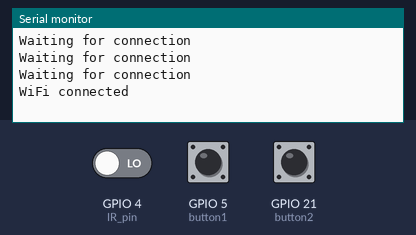
Recording of a sketch running on a simulated ESP32. On the bench: the last lines printed to the serial monitor. The inputs (shaded band) are chosen by the test bench; at power-on: GPIO 4 (IR_pin) LOW, GPIO 5 (button1) LOW, GPIO 21 (button2) LOW. WiFi joins after 1.5 s; servers stay silent unless stated; no MQTT or app messages arrive unless stated.

Above: at 2.7 s.
2.8 s: GPIO 4 (IR_pin) driven HIGH
At 3.6 s:
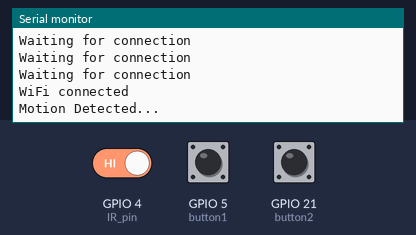
5.3 s: GPIO 5 (button1) pulled HIGH for 1 s
At 7.1 s:
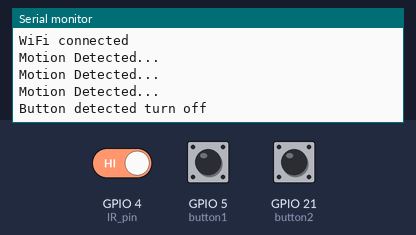

Measured:
- after the input at 2.8 s, the serial monitor: prints a new line at once (image 1)
- after the input at 5.3 s, the serial monitor: prints a new line after 0.50 s (image 2)

The sketch:

Motion_detector.ino
```cpp
#include <WiFi.h> //Wifi library
#include "esp_wpa2.h" //wpa2 library for connections to Enterprise networks
#include <ArduinoMqttClient.h>
const char broker[] = "eduoracle.ugavel.com";
int        port     = 1883;

#define EAP_ANONYMOUS_IDENTITY ""
#define EAP_IDENTITY "tvs60497@uga.edu"
#define EAP_PASSWORD "Bolt050902" //password for eduroam account
#define WPA_PASSWORD "" //password for home wifi
#define USE_EAP
//SSID NAME
#ifdef USE_EAP
  const char* ssid = "eduroam"; // eduroam SSID
#else
  const char* ssid = "shamrock"; // home SSID
#endif

WiFiClient wifiClient;
MqttClient mqttClient(wifiClient);

// Receives messages from motion sensor (led sign)
const char motion_status_to_relay_led_sign[] = "smart_room/motion_sensor/motion_status_to_relay_led_sign";

// Receives messages from motion sensor (main light)
const char motion_status_to_relay_main_light[] = "smart_room/motion_sensor/motion_status_to_relay_main_light";

const char motion_status[] = "smart_room/motion_sensor/motion_status";

int IR_pin = 4;
int button1 = 5;
int button2 = 21;
bool button_state = false;
bool motion_state = false;
unsigned long startTime = 0; // the start time of the timer
const unsigned long interval = 5000; // the interval of the timer in milliseconds

void startWifi() {
  WiFi.disconnect(true); // disconnect from wifi
  WiFi.mode(WIFI_STA); //init wifi mode
  #ifdef USE_EAP
    esp_wifi_sta_wpa2_ent_set_identity((uint8_t *)EAP_ANONYMOUS_IDENTITY, strlen(EAP_ANONYMOUS_IDENTITY));
    esp_wifi_sta_wpa2_ent_set_username((uint8_t *)EAP_IDENTITY, strlen(EAP_IDENTITY));
    esp_wifi_sta_wpa2_ent_set_password((uint8_t *)EAP_PASSWORD, strlen(EAP_PASSWORD));
    esp_wifi_sta_wpa2_ent_enable();
    WiFi.begin(ssid); //connect to wifi
  #else
    WiFi.begin(ssid,WPA_PASSWORD);
  #endif
  WiFi.setSleep(false);
  while (WiFi.status() != WL_CONNECTED) {
    delay(500);
    Serial.println("Waiting for connection");
  }
  Serial.println("WiFi connected");
}

void startMqtt() {
  //added after connected in setup
  mqttClient.onMessage(onMqttMessage);
  mqttClient.setUsernamePassword("giiuser","giipassword");
  mqttClient.connect(broker, port);
  mqttClient.subscribe(motion_status);
  mqttClient.subscribe(motion_status_to_relay_main_light);
  mqttClient.subscribe(motion_status_to_relay_led_sign);
}

void turnOn() {
	Serial.println("Motion Detected...");
}

void turnOff() {
	Serial.println("No Motion...");
}

void mainLight(){
  int motion = digitalRead(IR_pin);
  int button1_pressed = digitalRead(button1);
  if (button1_pressed == HIGH) { // motion detected, but button pressed so turn off
    Serial.println("Button detected turn off");
    sendStatus_main_light(0);
    delay(30000);
  }
  else if (motion == HIGH && button1_pressed == LOW) { // motion detected no button pressed
    Serial.println("Motion Detected...");
    sendStatus_main_light(1);
    delay(1000);
  }
  else if (motion == LOW) {
    return;
  }
}

void LEDsign() {
  int button2_pressed = digitalRead(button2);
  if (button2_pressed == HIGH && button_state == false) {
    Serial.println("LED sign on...");
    sendStatus_led_sign(1);
    button_state = true;
    delay(1000);
  }
  else if (button2_pressed == HIGH && button_state == true) {
    Serial.println("LED sign off...");
    sendStatus_led_sign(0);
    button_state = false;
    delay(1000);
  }
}

void sendStatus_main_light(int value){
  mqttClient.beginMessage(motion_status_to_relay_main_light);
  mqttClient.write(value);
  mqttClient.endMessage();
}

void sendStatus_led_sign(int value){
  mqttClient.beginMessage(motion_status_to_relay_led_sign);
  mqttClient.write(value);
  mqttClient.endMessage();
}

void onMqttMessage(int messageSize) {
  if(mqttClient.messageTopic() == motion_status){
    Serial.println("got a message");
  }
}

void setup() {
  pinMode(IR_pin, INPUT);
	Serial.begin(115200);
  startWifi();
  startMqtt();
}

void loop() {
  mqttClient.poll();
  mainLight();
  LEDsign();
}
```
